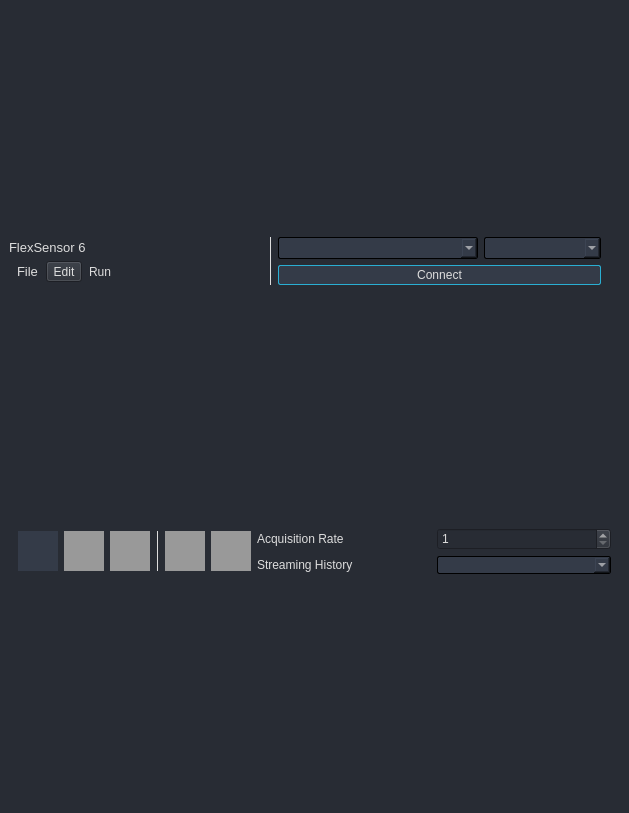
<?xml version="1.0" encoding="UTF-8"?>
<ui version="4.0">
 <class>AD2ControlWindowNew</class>
 <widget class="QMainWindow" name="AD2ControlWindowNew">
  <property name="geometry">
   <rect>
    <x>0</x>
    <y>0</y>
    <width>629</width>
    <height>813</height>
   </rect>
  </property>
  <property name="windowTitle">
   <string>MainWindow</string>
  </property>
  <property name="windowIcon">
   <iconset theme="QIcon::ThemeIcon::MediaRecord"/>
  </property>
  <property name="styleSheet">
   <string notr="true"/>
  </property>
  <widget class="QWidget" name="centralwidget">
   <property name="styleSheet">
    <string notr="true">/* /////////////////////////////////////////////////////////////////////////////////////////////////

SET APP STYLESHEET - FULL STYLES HERE
DARK THEME - DRACULA COLOR BASED

///////////////////////////////////////////////////////////////////////////////////////////////// */
QWidget{
    background-color: rgb(40, 44, 52);
	color: rgb(221, 221, 221);
	font: 10pt &quot;Segoe UI&quot;;
}

/* /////////////////////////////////////////////////////////////////////////////////////////////////
Tooltip */
QToolTip {
	color: #ffffff;
	background-color: rgba(33, 37, 43, 180);
	border: 1px solid rgb(44, 49, 58);
	background-image: none;
	background-position: left center;
    background-repeat: no-repeat;
	border: none;
	border-left: 2px solid rgb(255, 121, 198);
	text-align: left;
	padding-left: 8px;
	margin: 0px;
}

/* /////////////////////////////////////////////////////////////////////////////////////////////////
QTableWidget */
QTableWidget {	
	background-color: transparent;
	padding: 10px;
	border-radius: 5px;
	gridline-color: rgb(44, 49, 58);
	border-bottom: 1px solid rgb(44, 49, 60);
}
QTableWidget::item{
	border-color: rgb(44, 49, 60);
	padding-left: 5px;
	padding-right: 5px;
	gridline-color: rgb(44, 49, 60);
}
QTableWidget::item:selected{
	background-color: rgb(189, 147, 249);
}
QHeaderView::section{
	background-color: rgb(33, 37, 43);
	max-width: 30px;
	border: 1px solid rgb(44, 49, 58);
	border-style: none;
    border-bottom: 1px solid rgb(44, 49, 60);
    border-right: 1px solid rgb(44, 49, 60);
}
QTableWidget::horizontalHeader {	
	background-color: rgb(33, 37, 43);
}
QHeaderView::section:horizontal
{
    border: 1px solid rgb(33, 37, 43);
	background-color: rgb(33, 37, 43);
	padding: 3px;
	border-top-left-radius: 7px;
    border-top-right-radius: 7px;
}
QHeaderView::section:vertical
{
    border: 1px solid rgb(44, 49, 60);
}

/* /////////////////////////////////////////////////////////////////////////////////////////////////
LineEdit */
QLineEdit {
	background-color: rgb(33, 37, 43);
	border-radius: 5px;
	border: 2px solid rgb(33, 37, 43);
	padding-left: 10px;
	selection-color: rgb(255, 255, 255);
	selection-background-color: rgb(255, 121, 198);
}
QLineEdit:hover {
	border: 2px solid rgb(64, 71, 88);
}
QLineEdit:focus {
	border: 2px solid rgb(91, 101, 124);
}

/* /////////////////////////////////////////////////////////////////////////////////////////////////
PlainTextEdit */
QPlainTextEdit {
	background-color: rgb(27, 29, 35);
	border-radius: 5px;
	padding: 10px;
	selection-color: rgb(255, 255, 255);
	selection-background-color: rgb(255, 121, 198);
}
QPlainTextEdit  QScrollBar:vertical {
    width: 8px;
 }
QPlainTextEdit  QScrollBar:horizontal {
    height: 8px;
 }
QPlainTextEdit:hover {
	border: 2px solid rgb(64, 71, 88);
}
QPlainTextEdit:focus {
	border: 2px solid rgb(91, 101, 124);
}

/* /////////////////////////////////////////////////////////////////////////////////////////////////
ScrollBars */
QScrollBar:horizontal {
    border: none;
    background: rgb(52, 59, 72);
    height: 8px;
    margin: 0px 21px 0 21px;
	border-radius: 0px;
}
QScrollBar::handle:horizontal {
    background: rgb(189, 147, 249);
    min-width: 25px;
	border-radius: 4px
}
QScrollBar::add-line:horizontal {
    border: none;
    background: rgb(55, 63, 77);
    width: 20px;
	border-top-right-radius: 4px;
    border-bottom-right-radius: 4px;
    subcontrol-position: right;
    subcontrol-origin: margin;
}
QScrollBar::sub-line:horizontal {
    border: none;
    background: rgb(55, 63, 77);
    width: 20px;
	border-top-left-radius: 4px;
    border-bottom-left-radius: 4px;
    subcontrol-position: left;
    subcontrol-origin: margin;
}
QScrollBar::up-arrow:horizontal, QScrollBar::down-arrow:horizontal
{
     background: none;
}
QScrollBar::add-page:horizontal, QScrollBar::sub-page:horizontal
{
     background: none;
}
 QScrollBar:vertical {
	border: none;
    background: rgb(52, 59, 72);
    width: 8px;
    margin: 21px 0 21px 0;
	border-radius: 0px;
 }
 QScrollBar::handle:vertical {	
	background: rgb(189, 147, 249);
    min-height: 25px;
	border-radius: 4px
 }
 QScrollBar::add-line:vertical {
     border: none;
    background: rgb(55, 63, 77);
     height: 20px;
	border-bottom-left-radius: 4px;
    border-bottom-right-radius: 4px;
     subcontrol-position: bottom;
     subcontrol-origin: margin;
 }
 QScrollBar::sub-line:vertical {
	border: none;
    background: rgb(55, 63, 77);
     height: 20px;
	border-top-left-radius: 4px;
    border-top-right-radius: 4px;
     subcontrol-position: top;
     subcontrol-origin: margin;
 }
 QScrollBar::up-arrow:vertical, QScrollBar::down-arrow:vertical {
     background: none;
 }

 QScrollBar::add-page:vertical, QScrollBar::sub-page:vertical {
     background: none;
 }

/* /////////////////////////////////////////////////////////////////////////////////////////////////
CheckBox */
QCheckBox::indicator {
    border: 3px solid rgb(52, 59, 72);
	width: 15px;
	height: 15px;
	border-radius: 10px;
    background: rgb(44, 49, 60);
}
QCheckBox::indicator:hover {
    border: 3px solid rgb(58, 66, 81);
}
QCheckBox::indicator:checked {
    background: 3px solid rgb(52, 59, 72);
	border: 3px solid rgb(52, 59, 72);	
	background-image: url(:/icons/images/icons/cil-check-alt.png);
}

/* /////////////////////////////////////////////////////////////////////////////////////////////////
RadioButton */
QRadioButton::indicator {
    border: 3px solid rgb(52, 59, 72);
	width: 15px;
	height: 15px;
	border-radius: 10px;
    background: rgb(44, 49, 60);
}
QRadioButton::indicator:hover {
    border: 3px solid rgb(58, 66, 81);
}
QRadioButton::indicator:checked {
    background: 3px solid rgb(94, 106, 130);
	border: 3px solid rgb(52, 59, 72);	
}

/* /////////////////////////////////////////////////////////////////////////////////////////////////
ComboBox */
QComboBox{
	background-color: rgb(52, 59, 72);
	border-radius: 2px;
	border: 1px solid rgb(0, 0, 0);
}
QComboBox:hover{
	border: 1px solid rgb(42, 175, 211);
}
QComboBox::drop-down {
	subcontrol-origin: padding;
	subcontrol-position: top right;
	width: 25px; 
	border-left-width: 2px;
	border-left-color: rgba(39, 44, 54, 150);
	border-left-style: solid;
	border-top-right-radius: 3px;
	border-bottom-right-radius: 3px;	
	background-image: url(:/icons/icons/cil-arrow-bottom.png);
	background-position: center;
	background-repeat: no-reperat;
 }
QComboBox QAbstractItemView {
	color: rgb(255, 121, 198);	
	background-color: rgb(33, 37, 43);
	padding: 10px;
	selection-background-color: rgb(39, 44, 54);
}
/*QComboBox QAbstractItemView::item {
  min-height: 150px;
}*/

/* /////////////////////////////////////////////////////////////////////////////////////////////////
Sliders */
QSlider::groove:horizontal {
    border-radius: 5px;
    height: 10px;
	margin: 0px;
	background-color: rgb(52, 59, 72);
}
QSlider::groove:horizontal:hover {
	background-color: rgb(55, 62, 76);
}
QSlider::handle:horizontal {
    background-color: rgb(0, 0, 0);
    border: 1px solid rgb(42, 175, 211);
    height: 10px;
    width: 8px;
    margin: 0px;
	border-radius: 5px;
}
QSlider::handle:horizontal:hover {
    background-color: rgb(42, 141, 211);
    border: none;
    height: 10px;
    width: 10px;
    margin: 0px;
	border-radius: 5px;
}
QSlider::handle:horizontal:pressed {
    background-color: rgb(42, 141, 211);
}

QSlider::groove:vertical {
    border-radius: 5px;
    width: 10px;
    margin: 0px;
	background-color: rgb(52, 59, 72);
}
QSlider::groove:vertical:hover {
	background-color: rgb(55, 62, 76);
}
QSlider::handle:vertical {
    background-color: rgb(189, 147, 249);
	border: none;
    height: 10px;
    width: 10px;
    margin: 0px;
	border-radius: 5px;
}
QSlider::handle:vertical:hover {
    background-color: rgb(195, 155, 255);
}
QSlider::handle:vertical:pressed {
    background-color: rgb(255, 121, 198);
}

/* /////////////////////////////////////////////////////////////////////////////////////////////////
CommandLinkButton */
QCommandLinkButton {	
	color: rgb(255, 121, 198);
	border-radius: 5px;
	padding: 5px;
	color: rgb(255, 170, 255);
}
QCommandLinkButton:hover {	
	color: rgb(255, 170, 255);
	background-color: rgb(44, 49, 60);
}
QCommandLinkButton:pressed {	
	color: rgb(189, 147, 249);
	background-color: rgb(52, 58, 71);
}

/* /////////////////////////////////////////////////////////////////////////////////////////////////
Button */
QPushButton {
	border: 1px solid rgb(42, 175, 211);
	border-radius: 2px;	
	background-color: rgb(52, 59, 72);
}
QPushButton:hover {
	border: 1px solid rgb(42, 141, 211);
    border-radius: 2px;	
	background-color: rgb(42, 141, 211);
}
QPushButton:pressed {	
	border: 1px solid rgb(42, 141, 211);
    border-radius: 2px;	
	background-color: rgb(35, 40, 49);
}









/* QMenu ------------------------------------------------------------------

examples: https://doc.qt.io/qt-5/stylesheet-examples.html#customizing-qmenu

--------------------------------------------------------------------------- */
QMenu {
    background-color: rgb(40, 44, 52);
    margin: 2px; /* some spacing around the menu */
}

QMenu::item {
    padding: 2px 25px 2px 20px;
    border: 1px solid transparent; /* reserve space for selection border */
}

QMenu::item:selected {
    border-color: darkblue;
    background: rgba(100, 100, 100, 150);
}

QMenu::icon:checked { /* appearance of a 'checked' icon */
    background: gray;
    border: 1px inset gray;
    position: absolute;
    top: 1px;
    right: 1px;
    bottom: 1px;
    left: 1px;
}

QMenu::separator {
    height: 2px;
    background: lightblue;
    margin-left: 10px;
    margin-right: 5px;
}

QMenu::indicator {
    width: 13px;
    height: 13px;
}

QTabWidget::pane {
  border: 1px solid lightgray;
  top:-1px; 
  background:  rgb(40, 44, 52); 
} 

QTabBar::tab {
  background: rgb(40, 44, 52);; 
  border: 1px solid lightgray; 
  padding: 2px;
	padding-left: 10px;
	padding-right: 10px;
} 

QTabBar::tab:selected { 
  background:  rgb(189, 147, 249);
  margin-bottom: -1px; 
}
</string>
   </property>
   <layout class="QGridLayout" name="gridLayout_2">
    <item row="3" column="0">
     <layout class="QGridLayout" name="grd_information"/>
    </item>
    <item row="0" column="0">
     <widget class="QFrame" name="contentTopBg">
      <property name="sizePolicy">
       <sizepolicy hsizetype="Preferred" vsizetype="Maximum">
        <horstretch>0</horstretch>
        <verstretch>0</verstretch>
       </sizepolicy>
      </property>
      <property name="minimumSize">
       <size>
        <width>0</width>
        <height>50</height>
       </size>
      </property>
      <property name="maximumSize">
       <size>
        <width>16777215</width>
        <height>16777215</height>
       </size>
      </property>
      <property name="frameShape">
       <enum>QFrame::Shape::NoFrame</enum>
      </property>
      <property name="frameShadow">
       <enum>QFrame::Shadow::Raised</enum>
      </property>
      <layout class="QHBoxLayout" name="horizontalLayout_6">
       <property name="spacing">
        <number>0</number>
       </property>
       <property name="leftMargin">
        <number>0</number>
       </property>
       <property name="topMargin">
        <number>0</number>
       </property>
       <property name="rightMargin">
        <number>10</number>
       </property>
       <property name="bottomMargin">
        <number>0</number>
       </property>
       <item>
        <widget class="QFrame" name="vl_header">
         <property name="enabled">
          <bool>true</bool>
         </property>
         <property name="sizePolicy">
          <sizepolicy hsizetype="Preferred" vsizetype="Maximum">
           <horstretch>0</horstretch>
           <verstretch>0</verstretch>
          </sizepolicy>
         </property>
         <property name="focusPolicy">
          <enum>Qt::FocusPolicy::NoFocus</enum>
         </property>
         <property name="frameShape">
          <enum>QFrame::Shape::NoFrame</enum>
         </property>
         <property name="frameShadow">
          <enum>QFrame::Shadow::Raised</enum>
         </property>
         <layout class="QHBoxLayout" name="horizontalLayout_7">
          <property name="spacing">
           <number>0</number>
          </property>
          <property name="leftMargin">
           <number>0</number>
          </property>
          <property name="topMargin">
           <number>0</number>
          </property>
          <property name="rightMargin">
           <number>0</number>
          </property>
          <property name="bottomMargin">
           <number>0</number>
          </property>
          <item>
           <widget class="QFrame" name="verticalFrame">
            <property name="sizePolicy">
             <sizepolicy hsizetype="Minimum" vsizetype="Minimum">
              <horstretch>0</horstretch>
              <verstretch>0</verstretch>
             </sizepolicy>
            </property>
            <layout class="QFormLayout" name="formLayout">
             <property name="horizontalSpacing">
              <number>0</number>
             </property>
             <property name="leftMargin">
              <number>0</number>
             </property>
             <property name="topMargin">
              <number>0</number>
             </property>
             <property name="rightMargin">
              <number>0</number>
             </property>
             <property name="bottomMargin">
              <number>0</number>
             </property>
             <item row="1" column="0">
              <widget class="QFrame" name="menuBar">
               <property name="sizePolicy">
                <sizepolicy hsizetype="Minimum" vsizetype="Fixed">
                 <horstretch>0</horstretch>
                 <verstretch>0</verstretch>
                </sizepolicy>
               </property>
               <property name="minimumSize">
                <size>
                 <width>0</width>
                 <height>0</height>
                </size>
               </property>
               <property name="focusPolicy">
                <enum>Qt::FocusPolicy::NoFocus</enum>
               </property>
               <property name="frameShadow">
                <enum>QFrame::Shadow::Raised</enum>
               </property>
               <layout class="QHBoxLayout" name="horizontalLayout_8" stretch="0,0,0">
                <property name="spacing">
                 <number>0</number>
                </property>
                <property name="sizeConstraint">
                 <enum>QLayout::SizeConstraint::SetDefaultConstraint</enum>
                </property>
                <property name="leftMargin">
                 <number>0</number>
                </property>
                <property name="topMargin">
                 <number>0</number>
                </property>
                <property name="rightMargin">
                 <number>0</number>
                </property>
                <property name="bottomMargin">
                 <number>0</number>
                </property>
                <item>
                 <widget class="QToolButton" name="menu_file">
                  <property name="enabled">
                   <bool>true</bool>
                  </property>
                  <property name="sizePolicy">
                   <sizepolicy hsizetype="Fixed" vsizetype="Fixed">
                    <horstretch>0</horstretch>
                    <verstretch>0</verstretch>
                   </sizepolicy>
                  </property>
                  <property name="minimumSize">
                   <size>
                    <width>0</width>
                    <height>16</height>
                   </size>
                  </property>
                  <property name="maximumSize">
                   <size>
                    <width>16777215</width>
                    <height>16777215</height>
                   </size>
                  </property>
                  <property name="font">
                   <font>
                    <family>Segoe UI</family>
                    <pointsize>10</pointsize>
                    <italic>false</italic>
                    <bold>false</bold>
                    <kerning>true</kerning>
                   </font>
                  </property>
                  <property name="mouseTracking">
                   <bool>true</bool>
                  </property>
                  <property name="layoutDirection">
                   <enum>Qt::LayoutDirection::LeftToRight</enum>
                  </property>
                  <property name="autoFillBackground">
                   <bool>false</bool>
                  </property>
                  <property name="styleSheet">
                   <string notr="true"/>
                  </property>
                  <property name="text">
                   <string>File</string>
                  </property>
                  <property name="checkable">
                   <bool>false</bool>
                  </property>
                  <property name="popupMode">
                   <enum>QToolButton::ToolButtonPopupMode::InstantPopup</enum>
                  </property>
                  <property name="toolButtonStyle">
                   <enum>Qt::ToolButtonStyle::ToolButtonTextOnly</enum>
                  </property>
                  <property name="autoRaise">
                   <bool>true</bool>
                  </property>
                 </widget>
                </item>
                <item>
                 <widget class="QToolButton" name="menu_edit">
                  <property name="text">
                   <string>Edit</string>
                  </property>
                 </widget>
                </item>
                <item>
                 <widget class="QToolButton" name="menu_run">
                  <property name="minimumSize">
                   <size>
                    <width>0</width>
                    <height>0</height>
                   </size>
                  </property>
                  <property name="styleSheet">
                   <string notr="true"/>
                  </property>
                  <property name="text">
                   <string>Run</string>
                  </property>
                  <property name="popupMode">
                   <enum>QToolButton::ToolButtonPopupMode::InstantPopup</enum>
                  </property>
                  <property name="toolButtonStyle">
                   <enum>Qt::ToolButtonStyle::ToolButtonTextOnly</enum>
                  </property>
                  <property name="autoRaise">
                   <bool>true</bool>
                  </property>
                 </widget>
                </item>
               </layout>
              </widget>
             </item>
             <item row="0" column="0">
              <widget class="QLabel" name="titleRight">
               <property name="sizePolicy">
                <sizepolicy hsizetype="Preferred" vsizetype="Expanding">
                 <horstretch>0</horstretch>
                 <verstretch>0</verstretch>
                </sizepolicy>
               </property>
               <property name="maximumSize">
                <size>
                 <width>16777215</width>
                 <height>45</height>
                </size>
               </property>
               <property name="font">
                <font>
                 <family>Segoe UI</family>
                 <pointsize>10</pointsize>
                 <italic>false</italic>
                 <bold>false</bold>
                </font>
               </property>
               <property name="text">
                <string>FlexSensor 6</string>
               </property>
               <property name="alignment">
                <set>Qt::AlignmentFlag::AlignLeading|Qt::AlignmentFlag::AlignLeft|Qt::AlignmentFlag::AlignVCenter</set>
               </property>
              </widget>
             </item>
            </layout>
           </widget>
          </item>
         </layout>
        </widget>
       </item>
       <item>
        <widget class="QFrame" name="grd_device_connect">
         <property name="sizePolicy">
          <sizepolicy hsizetype="Preferred" vsizetype="Preferred">
           <horstretch>0</horstretch>
           <verstretch>0</verstretch>
          </sizepolicy>
         </property>
         <property name="minimumSize">
          <size>
           <width>350</width>
           <height>44</height>
          </size>
         </property>
         <layout class="QGridLayout" name="gridLayout_4">
          <item row="2" column="3">
           <widget class="QComboBox" name="cb_channel_select">
            <property name="minimumSize">
             <size>
              <width>0</width>
              <height>22</height>
             </size>
            </property>
           </widget>
          </item>
          <item row="2" column="0" rowspan="2">
           <widget class="QFrame" name="sep1">
            <property name="minimumSize">
             <size>
              <width>0</width>
              <height>0</height>
             </size>
            </property>
            <property name="frameShape">
             <enum>QFrame::Shape::VLine</enum>
            </property>
            <property name="frameShadow">
             <enum>QFrame::Shadow::Plain</enum>
            </property>
           </widget>
          </item>
          <item row="2" column="2">
           <widget class="QComboBox" name="cb_device_select">
            <property name="minimumSize">
             <size>
              <width>200</width>
              <height>22</height>
             </size>
            </property>
           </widget>
          </item>
          <item row="3" column="2" colspan="2">
           <widget class="QPushButton" name="btn_connect">
            <property name="minimumSize">
             <size>
              <width>0</width>
              <height>20</height>
             </size>
            </property>
            <property name="text">
             <string>Connect</string>
            </property>
           </widget>
          </item>
         </layout>
        </widget>
       </item>
      </layout>
     </widget>
    </item>
    <item row="2" column="0">
     <widget class="QFrame" name="grd_controls">
      <property name="sizePolicy">
       <sizepolicy hsizetype="Minimum" vsizetype="Maximum">
        <horstretch>0</horstretch>
        <verstretch>0</verstretch>
       </sizepolicy>
      </property>
      <layout class="QGridLayout" name="gridLayout_3">
       <item row="0" column="1">
        <widget class="QLabel" name="lbl_acquisition_rate">
         <property name="text">
          <string>Acquisition Rate</string>
         </property>
        </widget>
       </item>
       <item row="0" column="2">
        <widget class="QSpinBox" name="sb_acquisition_rate">
         <property name="minimum">
          <number>1</number>
         </property>
         <property name="maximum">
          <number>999999999</number>
         </property>
        </widget>
       </item>
       <item row="1" column="2">
        <widget class="QComboBox" name="cb_streaming_history"/>
       </item>
       <item row="1" column="1">
        <widget class="QLabel" name="lbl_streaming_history">
         <property name="text">
          <string>Streaming History</string>
         </property>
        </widget>
       </item>
       <item row="0" column="0" rowspan="2">
        <widget class="QFrame" name="horizontalFrame">
         <property name="sizePolicy">
          <sizepolicy hsizetype="Maximum" vsizetype="Maximum">
           <horstretch>0</horstretch>
           <verstretch>0</verstretch>
          </sizepolicy>
         </property>
         <layout class="QHBoxLayout" name="horizontalLayout_2">
          <property name="spacing">
           <number>6</number>
          </property>
          <property name="sizeConstraint">
           <enum>QLayout::SizeConstraint::SetMaximumSize</enum>
          </property>
          <property name="leftMargin">
           <number>0</number>
          </property>
          <property name="topMargin">
           <number>0</number>
          </property>
          <property name="rightMargin">
           <number>0</number>
          </property>
          <property name="bottomMargin">
           <number>0</number>
          </property>
          <item>
           <widget class="QPushButton" name="btn_play">
            <property name="enabled">
             <bool>true</bool>
            </property>
            <property name="minimumSize">
             <size>
              <width>40</width>
              <height>40</height>
             </size>
            </property>
            <property name="maximumSize">
             <size>
              <width>40</width>
              <height>40</height>
             </size>
            </property>
            <property name="styleSheet">
             <string notr="true">/*Play Button*/
QPushButton {		
	background-position: left center;
    background-repeat: no-repeat;
	border: none;
    border-radius: 0px;
	text-align: center;
}

QPushButton:hover {
	background-color: rgb(47, 104, 57);
}

QPushButton:pressed {	
	background-color: rgb(44, 134, 46);
	color: rgb(255, 255, 255);
}

QPushButton:disabled {	
	background-color: rgb(153, 153, 153);
	color: rgb(255, 255, 255);
}

QPushButton:checked {	
	background-color: rgb(49, 89, 62);
	color: rgb(255, 255, 255);
}
</string>
            </property>
            <property name="text">
             <string/>
            </property>
            <property name="icon">
             <iconset>
              <normalon>:/icons-svg/icons-svg/cil-media-play.svg</normalon>
             </iconset>
            </property>
            <property name="iconSize">
             <size>
              <width>20</width>
              <height>20</height>
             </size>
            </property>
            <property name="checkable">
             <bool>true</bool>
            </property>
            <property name="checked">
             <bool>false</bool>
            </property>
            <property name="autoExclusive">
             <bool>false</bool>
            </property>
            <property name="default">
             <bool>false</bool>
            </property>
            <property name="flat">
             <bool>false</bool>
            </property>
           </widget>
          </item>
          <item>
           <widget class="QPushButton" name="btn_stop">
            <property name="enabled">
             <bool>false</bool>
            </property>
            <property name="minimumSize">
             <size>
              <width>40</width>
              <height>40</height>
             </size>
            </property>
            <property name="maximumSize">
             <size>
              <width>40</width>
              <height>40</height>
             </size>
            </property>
            <property name="styleSheet">
             <string notr="true">/* Stop Button*/

QPushButton {		
	background-position: left center;
    background-repeat: no-repeat;
	border: none;
    border-radius: 0px;
	text-align: center;
    icon: url(:/icons-svg/icons-svg/cil-media-stop.svg);
    icon-size: 16px 16px;
}

QPushButton:hover {
	background-color: rgb(113, 41, 50);
}

QPushButton:pressed {	
	background-color: rgb(154, 29, 36);
	color: rgb(255, 255, 255);
}

QPushButton:disabled {	
	background-color: rgb(153, 153, 153);
	color: rgb(255, 255, 255);
}
</string>
            </property>
            <property name="text">
             <string/>
            </property>
            <property name="icon">
             <iconset resource="resources.qrc">
              <normaloff>:/icons-svg/icons-svg/cil-media-stop.svg</normaloff>:/icons-svg/icons-svg/cil-media-stop.svg</iconset>
            </property>
           </widget>
          </item>
          <item>
           <widget class="QPushButton" name="btn_pause">
            <property name="enabled">
             <bool>false</bool>
            </property>
            <property name="minimumSize">
             <size>
              <width>40</width>
              <height>40</height>
             </size>
            </property>
            <property name="maximumSize">
             <size>
              <width>40</width>
              <height>40</height>
             </size>
            </property>
            <property name="styleSheet">
             <string notr="true">QPushButton {		
	background-position: left center;
    background-repeat: no-repeat;
	border: none;
    border-radius: 0px;
	text-align: center;
	icon: url(:/icons-svg/icons-svg/cil-media-pause.svg);
    icon-size: 16px 16px;
}

QPushButton:hover {
    background-color: rgb(113, 105, 50);
}
    
QPushButton:pressed {	
    background-color: rgb(154, 136, 36);
    color: rgb(255, 255, 255);
}
    
QPushButton:disabled {	
	background-color: rgb(153, 153, 153);
	color: rgb(255, 255, 255);
}
</string>
            </property>
            <property name="text">
             <string/>
            </property>
            <property name="icon">
             <iconset resource="resources.qrc">
              <normaloff>:/icons-svg/icons-svg/cil-media-pause.svg</normaloff>:/icons-svg/icons-svg/cil-media-pause.svg</iconset>
            </property>
           </widget>
          </item>
          <item>
           <widget class="QFrame" name="sep2">
            <property name="styleSheet">
             <string notr="true">QFrame[frameShape=&quot;5&quot;] /* QFrame::VLine == 0x0005 */
{
    color: green;
    background-color: green;
}</string>
            </property>
            <property name="frameShape">
             <enum>QFrame::Shape::VLine</enum>
            </property>
            <property name="frameShadow">
             <enum>QFrame::Shadow::Plain</enum>
            </property>
           </widget>
          </item>
          <item>
           <widget class="QPushButton" name="btn_record">
            <property name="enabled">
             <bool>false</bool>
            </property>
            <property name="minimumSize">
             <size>
              <width>40</width>
              <height>40</height>
             </size>
            </property>
            <property name="maximumSize">
             <size>
              <width>40</width>
              <height>40</height>
             </size>
            </property>
            <property name="baseSize">
             <size>
              <width>40</width>
              <height>40</height>
             </size>
            </property>
            <property name="styleSheet">
             <string notr="true">QPushButton {		
	background-position: left center;
    background-repeat: no-repeat;
	border: none;
    border-radius: 0px;
	text-align: center;
	icon: url(:/icons-svg/icons-svg/cil-media-record.svg);
    icon-size: 16px 16px;
}

QPushButton:hover {
	background-color: rgb(113, 41, 50);
}

QPushButton:pressed {	
	background-color: rgb(154, 29, 36);
	color: rgb(255, 255, 255);
}

QPushButton:disabled {	
	background-color: rgb(153, 153, 153);
	color: rgb(255, 255, 255);
}

QPushButton:checked {	
	background-color: rgb(78, 47, 58);
	icon: url(:/single-color/icons-svg/single_color/cil-media-play.svg);
   background-color: rgb(183, 0, 0);
}
</string>
            </property>
            <property name="text">
             <string/>
            </property>
            <property name="icon">
             <iconset resource="resources.qrc">
              <normaloff>:/icons-svg/icons-svg/cil-media-record.svg</normaloff>
              <selectedon>:/single-color/icons-svg/single_color/cil-media-play.svg</selectedon>:/icons-svg/icons-svg/cil-media-record.svg</iconset>
            </property>
            <property name="checkable">
             <bool>true</bool>
            </property>
            <property name="checked">
             <bool>false</bool>
            </property>
           </widget>
          </item>
          <item>
           <widget class="QPushButton" name="btn_reset">
            <property name="enabled">
             <bool>false</bool>
            </property>
            <property name="minimumSize">
             <size>
              <width>40</width>
              <height>40</height>
             </size>
            </property>
            <property name="maximumSize">
             <size>
              <width>40</width>
              <height>40</height>
             </size>
            </property>
            <property name="baseSize">
             <size>
              <width>40</width>
              <height>40</height>
             </size>
            </property>
            <property name="styleSheet">
             <string notr="true">QPushButton {		
	background-position: left center;
    background-repeat: no-repeat;
	border: none;
    border-radius: 0px;
	text-align: center;
	icon: url(:/icons-svg/icons-svg/cil-reload.svg);
    icon-size: 16px 16px;
}

QPushButton:hover {
	background-color: rgb(113, 41, 50);
}

QPushButton:pressed {	
	background-color: rgb(154, 29, 36);
	color: rgb(255, 255, 255);
}

QPushButton:disabled {	
	background-color: rgb(153, 153, 153);
	color: rgb(255, 255, 255);
}
</string>
            </property>
            <property name="text">
             <string/>
            </property>
           </widget>
          </item>
         </layout>
        </widget>
       </item>
      </layout>
     </widget>
    </item>
    <item row="4" column="0">
     <layout class="QGridLayout" name="grd_plot"/>
    </item>
   </layout>
  </widget>
  <widget class="QMenuBar" name="menubar">
   <property name="geometry">
    <rect>
     <x>0</x>
     <y>0</y>
     <width>629</width>
     <height>33</height>
    </rect>
   </property>
  </widget>
 </widget>
 <resources>
  <include location="resources.qrc"/>
 </resources>
 <connections/>
</ui>
